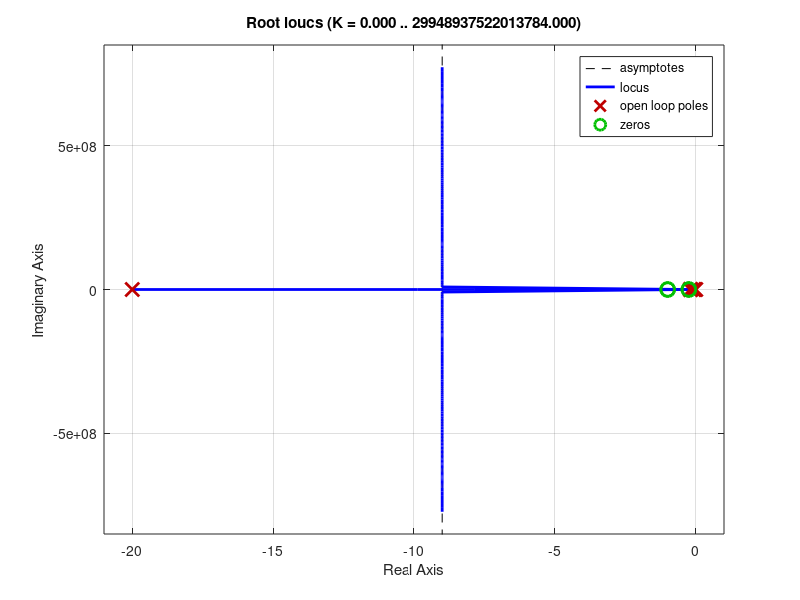

Write MATLAB code to recreate this figure. (Note: this script raises an error after producing the figure.)
%% Two-mass system - Control Design
% Two-mass system from Chapter 1 (wall - k1 - m1 - k2 - m2 - b - wall). The 
% input is the force u on mass 1 and the output is the position x1 of mass 1. 
% The notes give no numbers for this example; here we choose
% m1 = m2 = 1, k1 = k2 = 1, b = 0.5.

clear all
close all

m1 = 1; m2 = 1; k1 = 1; k2 = 1; b = 0.5;
s = tf('s');

den = (m2*s^2 + b*s + k2)*(m1*s^2 + k1 + k2) - k2^2;
G = (m2*s^2 + b*s + k2)/den;      % X1(s)/U(s)
%% 
% Plot the root locus of G:

rlocus(G);
%% 
% G has two pairs of lightly damped poles (two vibration modes). With 
% C(s) = K the closed loop is stable but oscillatory, and it has a steady state 
% error. We add an integrator for zero steady state error, two zeros at -1 to 
% pull the root locus to the left, and a fast pole at -20 to make the 
% controller proper:
% 
% $$C(s) = K\frac{(s+1)^2}{s(s/20+1)}$$

C = (s+1)^2/(s*(s/20+1));
rlocus(C*G);
%% 
% With K = 5 the slowest closed loop poles are at about -0.24 +/- 0.91j and 
% -0.6:

K = 5;
C = K*C;
pzplot(minreal(C*G/(1+C*G)));
step(minreal(C*G/(1+C*G)));
%% 
% Controlling the position of mass 2 instead (X2/U = k2/den) is much harder: 
% the force acts on mass 1, and mass 2 only feels it through the spring. Try 
% rlocus(C*k2/den) to see why.
% 
% To try this controller in TM_Realtime_Demo, set
% 
%   C = 5*(s+1)^2/(s*(s/20+1));

[numC, denC] = tfdata(C, 'v')
